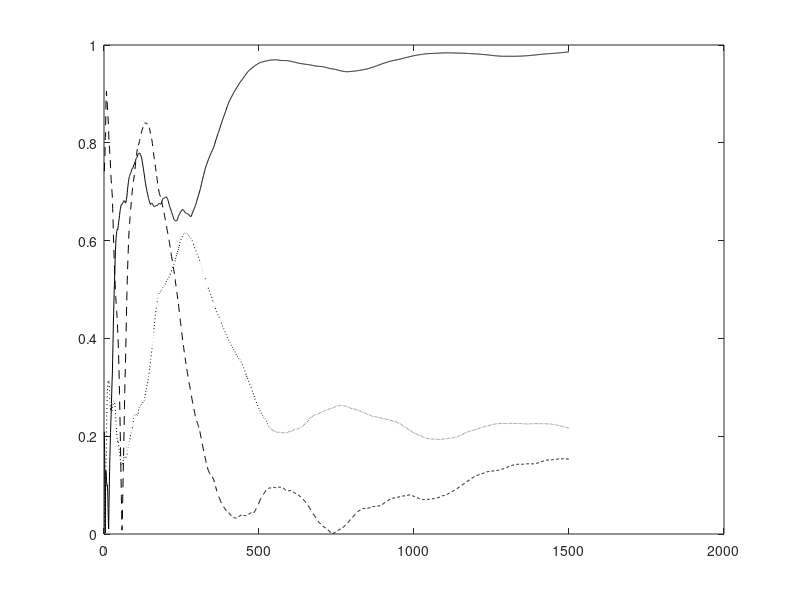

Reproduce this figure in MATLAB. (Note: this script raises an error after producing the figure.)
% Adaptive SVD Algorithm 

function SVDPF();

clear all; 
close all; 

% Number of samples N and dimension D
eta0 = 200;
nSamples = 500;
nDim1 = 5;
nDim2 = 7;
nEpochs = 3;
randn('state',0);

% Generate the x random vectors
for i = 1 : nSamples
   for j = 1 : nDim1
      x(j,i) = (20 - 2*j) * randn;
   end
end
meanX = zeros(nDim1,1);
for i = 1 : nSamples
   meanX = meanX + x(:,i)/nSamples;
end
for i = 1 : nSamples
   x(:,i) = x(:,i) - meanX;
end

% Generate the y random vectors
for i = 1 : nSamples
   for j = 1 : nDim2
      y(j,i) = 3*randn;
   end
end
meanY = zeros(nDim2,1);
for i = 1 : nSamples
   meanY = meanY + y(:,i)/nSamples;
end
for i = 1 : nSamples
   y(:,i) = y(:,i) - meanY;
end

% Generate the Atrue matrix
Ctrue = zeros(nDim1,nDim2);
for i = 1 : nSamples
   Ctrue = Ctrue + x(:,i)*y(:,i)'/nSamples;
end

% Compute the true eigenvectors and eigenvalues
[U,D,V] = svd(Ctrue);
U
V
diag(D)'

% Run the adaptive algorithm
C  = zeros(nDim1,nDim2);
Z1 = zeros(nDim1,nDim1);
Z2 = zeros(nDim2,nDim2);
A  = zeros(nDim1+nDim2,nDim1+nDim2);
W  = 0.1 * ones(nDim1+nDim2,nDim2);

I  = eye(nDim2,nDim2);
mu = 2;

for epoch = 1 : nEpochs
   for iter = 1 : nSamples
      Ck = x(:,iter) * y(:,iter)';
      C = C + (1.0/(nSamples*(epoch-1) + iter))*(Ck - C);
      A = [Z1,C;C',Z2];
      etat = 1.0/(eta0 + nSamples*(epoch-1) + iter);
      W = W + etat*(A*W - mu*W*triu(W'*W - 2*I));
      
      U1 = W(1:nDim1,1:nDim1);
      for i = 1 : nDim1
        a = norm(U1(:,i));
   		U1(:,i) = U1(:,i)/a;
      end
      V1 = W(nDim1+1:nDim1+nDim2,1:nDim2);
      for i = 1 : nDim2
        a = norm(V1(:,i));
   		V1(:,i) = V1(:,i)/a;
      end
      cos_t1(:,nSamples*(epoch-1) + iter) = abs(diag(U1'*U));
      cos_t2(:,nSamples*(epoch-1) + iter) = abs(diag(V1'*V));
   end
end

% Check the final norms
U1 = W(1:nDim1,1:nDim1);
U1byNorm = U1*sqrt(inv(diag(diag(U1'*U1))));
for i = 1 : nDim1
   UNorm(i) = norm(U1(:,i));
end
V1 = W(nDim1+1:nDim1+nDim2,1:nDim2);
V1byNorm = V1*sqrt(inv(diag(diag(V1'*V1))));
for i = 1 : nDim2
   VNorm(i) = norm(V1(:,i));
end
UNorm
VNorm
U1byNorm
V1byNorm
dd = diag(U1byNorm'*C*V1byNorm);
dd'

for iter = 1 : nSamples*nEpochs
   ind(iter) = iter;
end

if (1)

% Plot the convergence results
figure(1);
plot(ind,cos_t1(1,:),'k-'); hold on;
plot(ind,cos_t1(2,:),'k:'); hold on;
plot(ind,cos_t1(3,:),'k--'); hold on;
legend('Component1 of U','Component2 of U','Component3 of U',0);
xlabel('Number of Samples');
ylabel('Direction Cosines for Components of U');
hold off;

% Plot the convergence results
figure(2);
plot(ind,cos_t2(1,:),'k-'); hold on;
plot(ind,cos_t2(2,:),'k:'); hold on;
plot(ind,cos_t2(3,:),'k--'); hold on;
legend('Component1 of V','Component2 of V','Component3 of V',0);
xlabel('Number of Samples');
ylabel('Direction Cosines for Components of V');
hold off;


else

plot(ind,cos_t1(1,:),'k-'); hold on;
plot(ind,cos_t1(2,:),'k:');
plot(ind,cos_t1(3,:),'k-.');
plot(ind,cos_t1(4,:),'k--');

plot(ind,cos_t2(1,:),'r-');
plot(ind,cos_t2(2,:),'r:');
plot(ind,cos_t2(3,:),'r-.');
plot(ind,cos_t2(4,:),'r--');
hold off;

end





  